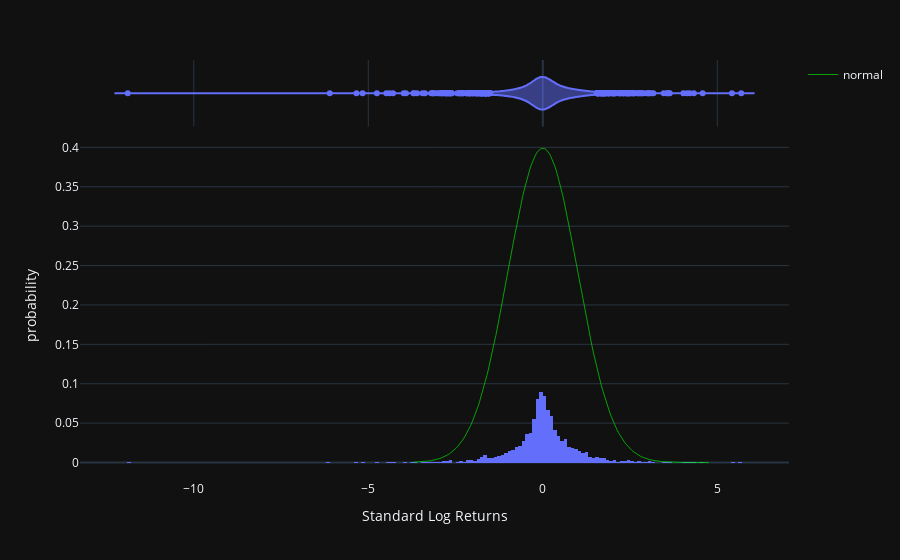

This figure's notebook cell:
### Code cell
fig = px.histogram(BTC_price_data['Standard Log Returns'], x="Standard Log Returns",
                   marginal="violin", hover_data=['Standard Log Returns'], histnorm='probability')

# Standard normal
ndist = stats.norm(loc=0, scale=1)
low_bound = ndist.ppf(.0001)
high_bound = ndist.ppf(.999999)
x_norm = np.linspace(low_bound, high_bound, 201)
y_norm = ndist.pdf(x_norm)

fig.add_traces(go.Scatter(x=x_norm, y=y_norm, mode = 'lines',
                          line = dict(color='rgba(0,255,0, 0.6)',
                                      width = 1
                                     ),
                          name = 'normal'
                         ))

fig.update_layout(template = 'plotly_dark')


fig.show()

### Figure 1 — Plotly figure (JSON) as saved in the notebook; plotly's stock layout.template omitted (floating-point values rounded to 4 significant figures; data arrays with more than 128 entries replaced by an {"elided": "..."} marker saying what was removed)
{"data": [{"alignmentgroup": "True", "bingroup": "x", "histnorm": "probability", "hovertemplate": "Standard Log Returns=%{x}<br>probability=%{y}<extra></extra>", "legendgroup": "", "marker": {"color": "#636efa"}, "name": "", "offsetgroup": "", "orientation": "v", "showlegend": false, "type": "histogram", "x": {"elided": "2336 float values"}, "xaxis": "x", "yaxis": "y"}, {"alignmentgroup": "True", "hovertemplate": "Standard Log Returns=%{x}<extra></extra>", "legendgroup": "", "marker": {"color": "#636efa"}, "name": "", "offsetgroup": "", "scalegroup": "x", "showlegend": false, "type": "violin", "x": {"elided": "2336 float values"}, "xaxis": "x2", "yaxis": "y2"}, {"line": {"color": "rgba(0,255,0, 0.6)", "width": 1}, "mode": "lines", "name": "normal", "type": "scatter", "x": {"elided": "201 float values"}, "y": {"elided": "201 float values"}}], "layout": {"autosize": true, "barmode": "relative", "legend": {"tracegroupgap": 0}, "margin": {"t": 60}, "xaxis": {"anchor": "y", "autorange": true, "domain": [0, 1], "range": [-13.26, 7.053], "title": {"text": "Standard Log Returns"}, "type": "linear"}, "xaxis2": {"anchor": "y2", "autorange": true, "domain": [0, 1], "matches": "x", "range": [-13.26, 7.053], "showgrid": true, "showticklabels": false, "type": "linear"}, "yaxis": {"anchor": "x", "autorange": true, "domain": [0, 0.8316], "range": [-0.02216, 0.4211], "title": {"text": "probability"}, "type": "linear"}, "yaxis2": {"anchor": "x2", "autorange": true, "domain": [0.8416, 1], "matches": "y2", "range": [-0.5, 0.5], "showgrid": false, "showline": false, "showticklabels": false, "ticks": "", "type": "category"}}}
